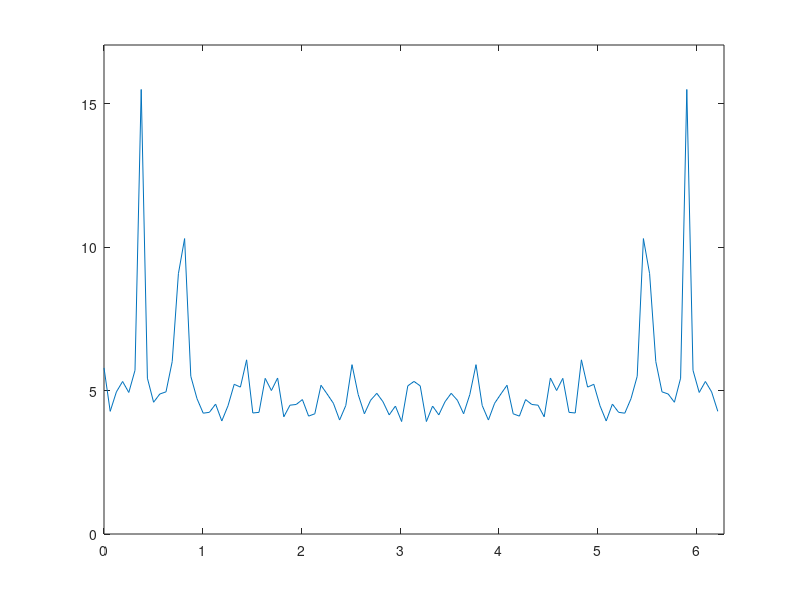

The MATLAB source for this figure:
clc
clear all
close all


Fs = 1; %sampling frequency
T = 1/Fs ; %sampling period

f1 = 1/8; %normalized frequency
f2 = 1/16; %normalized frequency

N = 1000; %number of samples
n = [ 0 :N-1]' ;

y = sin(2*pi*f1*n*T) + sin(2*pi*f2*n*T) + 2*randn(N,1); 

M = floor(N/10);

r = xcorr(y, 'biased');
r = r(N-M+1 : N+M-1);
r = r.*bartlett(2*M - 1 );
r = circshift(r, M);

phiBT = fft(r,M);
w = 2*pi*[0:M-1]/M;

figure, plot(w,phiBT);

maxval = 1.1*max(phiBT);
axis([ 0 2*pi 0 maxval ]) ;
